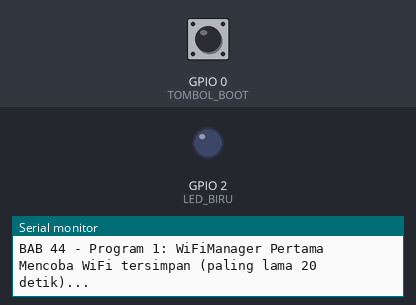
A sketch run on a simulated ESP32. Parts: output pins drawn as LEDs (lit = HIGH), the last lines printed to the serial monitor. The test bench sets the inputs (shaded band); at power-on: GPIO 0 (TOMBOL_BOOT) HIGH. WiFi joins after 1.5 s; servers stay silent unless stated.

Above: at 1.1 s.
At 2.6 s:
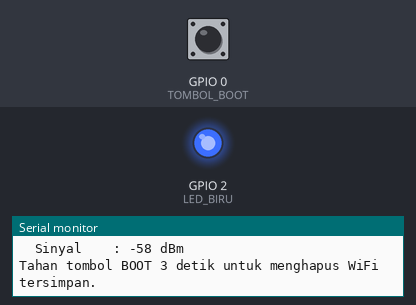
Timing chart, 0 to 4.1 s (numbered marks = the images above):
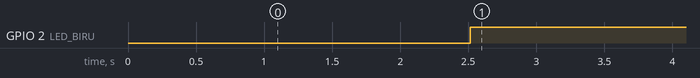

The sketch:

p1_wifimanager_dasar.ino
```cpp
/*
 * BAB 44 - Program 1: WiFiManager Pertama
 * Saat menyala, ESP32 mencoba WiFi yang tersimpan. Kalau belum ada atau
 * gagal, ESP32 membuka hotspot "Bluino-Setup" berisi halaman pengaturan.
 * Pilih WiFi rumahmu lewat HP, dan ESP32 akan mengingatnya.
 *
 * Library  : WiFiManager by tzapu (versi 2.0.17)
 * Rangkaian: tidak perlu (LED biru bawaan board di IO2, tombol BOOT di IO0)
 * Alat uji : Serial Monitor (115200) + HP atau laptop
 * Hapus WiFi tersimpan: tahan tombol BOOT 3 detik setelah program berjalan.
 */

#include <WiFiManager.h>   // WiFiManager by tzapu (sudah ikut menyertakan WiFi.h)

#define LED_BIRU     2     // LED biru bawaan board (sama dengan LED3 di kit)
#define TOMBOL_BOOT  0     // tombol BOOT di board ESP32: ditekan = LOW

const char* PORTAL_SSID = "Bluino-Setup";  // nama hotspot portal
const char* PORTAL_PASS = "bluino123";     // password hotspot, 8 sampai 63 karakter

WiFiManager wm;

unsigned long mulaiTekanBoot = 0;      // kapan tombol BOOT mulai ditahan (0 = tidak ditahan)
bool peringatanBootTampil = false;     // supaya peringatan hanya dicetak sekali
unsigned long waktuLaporan = 0;        // kapan laporan terakhir dicetak

// Dipanggil WiFiManager tepat saat portal dibuka
void saatPortalDibuka(WiFiManager* portal) {
  Serial.println("Portal pengaturan dibuka:");
  Serial.printf("  1. Sambungkan HP ke WiFi \"%s\" (password: %s)\n",
                portal->getConfigPortalSSID().c_str(), PORTAL_PASS);
  Serial.println("  2. Tunggu halaman pengaturan muncul, atau buka http://192.168.4.1");
  Serial.println("  3. Pilih Configure WiFi, pilih WiFi rumahmu, isi password, tekan Save");
}

void tampilkanInfoWiFi() {
  Serial.println("Tersambung ke WiFi!");
  Serial.print("  Nama WiFi : ");
  Serial.println(WiFi.SSID());
  Serial.print("  Alamat IP : ");
  Serial.println(WiFi.localIP());
  Serial.print("  Sinyal    : ");
  Serial.print(WiFi.RSSI());
  Serial.println(" dBm");
}

// Hapus WiFi tersimpan kalau tombol BOOT ditahan 3 detik
void periksaTombolBoot() {
  if (digitalRead(TOMBOL_BOOT) == HIGH) {   // tidak ditekan (pull-up membuatnya HIGH)
    mulaiTekanBoot = 0;                     // batalkan hitungan
    peringatanBootTampil = false;
    return;
  }

  // Sampai di sini, tombol sedang ditekan (LOW)
  if (mulaiTekanBoot == 0) {
    mulaiTekanBoot = millis();              // catat awal penekanan
  }
  unsigned long lamaDitekan = millis() - mulaiTekanBoot;

  if (lamaDitekan >= 1000 && !peringatanBootTampil) {
    Serial.println("Tombol BOOT ditahan... lepaskan sekarang kalau tidak jadi menghapus.");
    peringatanBootTampil = true;
  }
  if (lamaDitekan >= 3000) {
    Serial.println("Menghapus WiFi tersimpan, lalu restart...");
    wm.resetSettings();                     // hapus SSID dan password dari NVS
    delay(500);
    ESP.restart();
  }
}

void setup() {
  Serial.begin(115200);
  delay(1000);                          // beri waktu Serial Monitor tersambung
  pinMode(LED_BIRU, OUTPUT);
  digitalWrite(LED_BIRU, LOW);
  pinMode(TOMBOL_BOOT, INPUT_PULLUP);   // tombol BOOT menghubungkan IO0 ke GND

  Serial.println();
  Serial.println("BAB 44 - Program 1: WiFiManager Pertama");

  wm.setDebugOutput(false);             // matikan pesan bawaan "*wm:" supaya rapi
  wm.setTitle("Bluino IoT Kit");        // judul halaman portal
  wm.setConnectTimeout(20);             // coba sambung paling lama 20 detik
  wm.setConfigPortalTimeout(180);       // tutup portal setelah 3 menit tanpa aktivitas
  wm.setAPCallback(saatPortalDibuka);   // cetak petunjuk saat portal dibuka

  Serial.println("Mencoba WiFi tersimpan (paling lama 20 detik)...");

  // Blocking: baru kembali setelah tersambung, atau setelah portal ditutup
  bool tersambung = wm.autoConnect(PORTAL_SSID, PORTAL_PASS);

  if (!tersambung) {
    Serial.println("Portal ditutup tanpa pengaturan. Restart dalam 3 detik...");
    delay(3000);
    ESP.restart();                      // coba lagi dari awal
  }

  tampilkanInfoWiFi();
  Serial.println("Tahan tombol BOOT 3 detik untuk menghapus WiFi tersimpan.");
}

void loop() {
  periksaTombolBoot();

  // LED biru menyala selama WiFi tersambung
  digitalWrite(LED_BIRU, WiFi.status() == WL_CONNECTED ? HIGH : LOW);

  if (millis() - waktuLaporan >= 10000) {   // laporan setiap 10 detik
    waktuLaporan = millis();
    if (WiFi.status() == WL_CONNECTED) {
      Serial.printf("Masih tersambung, sinyal %d dBm\n", WiFi.RSSI());
    } else {
      Serial.println("WiFi terputus, ESP32 mencoba menyambung lagi...");
    }
  }
}
```

Measured:
- by itself, GPIO 2 (LED_BIRU): LOW → HIGH at 2.5 s
